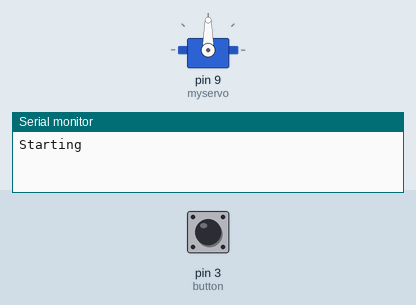
A sketch run on a simulated Arduino Uno, built with avr-gcc and run on an emulated ATmega328P. Parts: servo, the last lines printed to the serial monitor. The inputs (shaded band) are chosen by the test bench; at power-on: pin 3 (button) HIGH.

Above: at 1.2 s.
1.3 s: pin 3 (button) pulled LOW for 0.15 s
At 1.8 s:
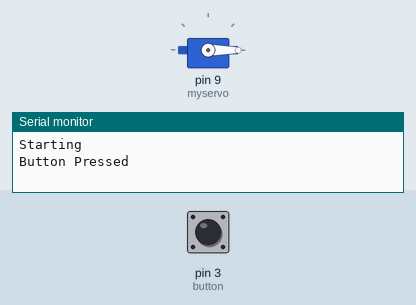
Timing chart, 0 to 4.3 s (numbered marks = the images above; inputs shaded):
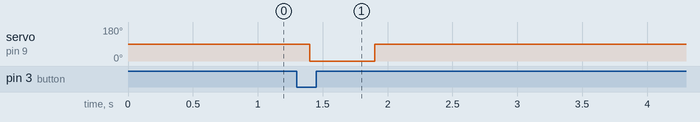

Measured:
- after the input at 1.3 s, servo on pin 9 (myservo): 90° → 0° after 0.10 s, → 90° 0.50 s later

The sketch:

RF_WaterPistol.ino
```cpp
#include<Servo.h>
#include<Bounce2.h>

Servo myservo;

Bounce button = Bounce();

void setup() {
  // put your setup code here, to run once:
    myservo.attach(9);
  // Initialize the output variables as outputs
  Serial.begin(115200);
  Serial.println("Starting");
  myservo.write(90);
  pinMode(3, INPUT_PULLUP);
  button.attach(3);
  button.interval(10);
}

void loop() {
  // put your main code here, to run repeatedly:
  button.update();

  if(button.fell()){
    PressButton();
    Serial.println("Fell");
  }


  delay(100);
}

void PressButton() {
      Serial.println("Button Pressed");
      myservo.write(0);
      delay(500);
      myservo.write(90);
      delay(900);


}
```
